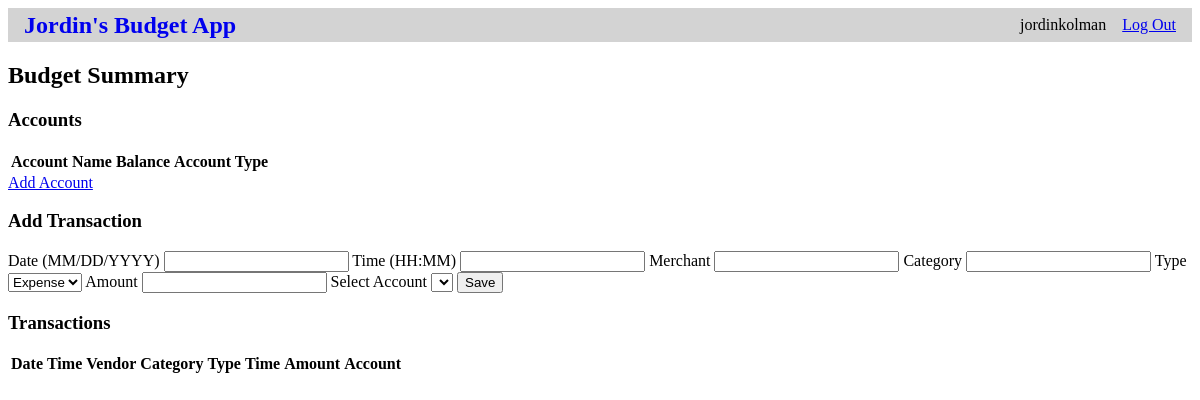
Page / (signed in) on the earlier database version.
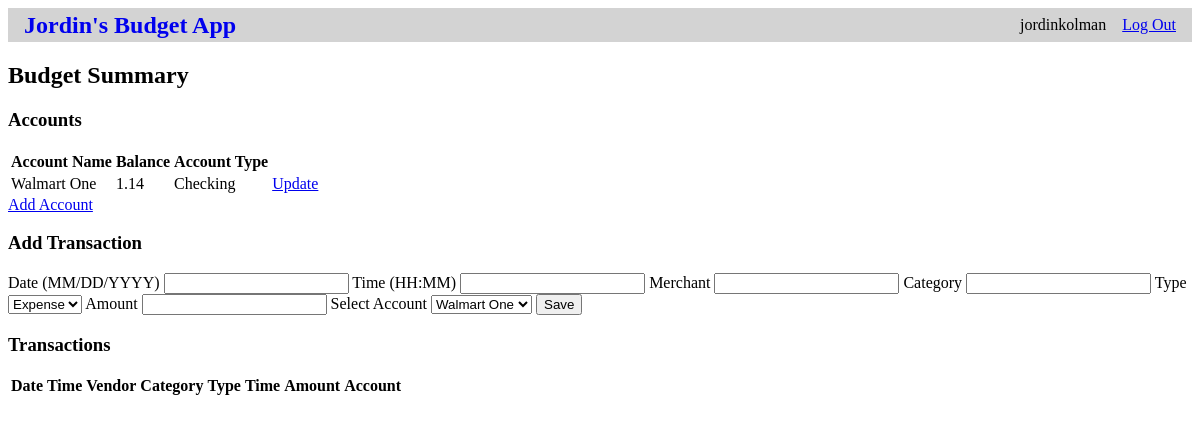
Same page on the later database version.
### tables this page shows
CREATE TABLE user (
    id INTEGER PRIMARY KEY AUTOINCREMENT,
    username TEXT UNIQUE NOT NULL,
    password TEXT NOT NULL
);

CREATE TABLE account (
    id INTEGER PRIMARY KEY AUTOINCREMENT,
    user_id INTEGER NOT NULL,
    name TEXT NOT NULL,
    balance REAL NOT NULL,
    account_type TEXT NOT NULL,
    FOREIGN KEY (user_id) REFERENCES user (id)
);

### budget_app/budget.py (the view)
@bp.route('/', methods=("GET", "POST"))
@login_required
def index():
    db = get_db()
    accounts = (db.execute(
        'SELECT id, name, balance, account_type FROM account WHERE user_id = ?',
        (g.user["id"],)
    ).fetchall())
    transactions = (db.execute(
        'SELECT date_occurred, time_occurred, v.name, c.name, ty.name, amount, a.name'
        ' FROM transactions t JOIN vendors v ON t.vendor_id = v.id'
        '  JOIN categories c ON t.category_id = c.id'
        '  JOIN types ty ON t.type_id = ty.id'
        '  JOIN account a ON t.account_id = a.id'
        '  WHERE t.user_id = ?',
        (g.user["id"],)
    ).fetchall())
    return render_template('budget/index.html', accounts=accounts, transactions=transactions)

### budget_app/auth.py (called while the page is built)
@bp.before_app_request
def load_logged_in_user():
    user_id = session.get('user_id')
    if user_id is None:
        g.user = None
    else:
        g.user = get_db().execute(
            'SELECT * FROM user WHERE id = ?', (user_id,)
        ).fetchone()

def login_required(view):
    @functools.wraps(view)
    def wrapped_view(**kwargs):
        if g.user is None:
            return redirect(url_for('auth.login'))
        return view(**kwargs)
    return wrapped_view

### budget_app/db.py (called while the page is built)
def get_db():
    if 'db' not in g:
        g.db = sqlite3.connect(
            current_app.config['DATABASE'],
            detect_types=sqlite3.PARSE_DECLTYPES
        )
        g.db.row_factory = sqlite3.Row
    return g.db

### budget_app/templates/budget/index.html (shortened to what this page needs)
{% extends 'base.html' %}
{% block header %}
    <h1>{% block title %}Budget Summary{% endblock %}</h1>
{% endblock %}
{% block content %}
    <div id="accounts">
        <h3>Accounts</h3>
        <table>
            <thead>
                <tr>
                    <th><span>Account Name</span></th>
                    <th><span>Balance</span></th>
                    <th><span>Account Type</span></th>
                </tr>
            </thead>
            <tbody>
                {% for account in accounts %}
                    <tr>
                        <td><span>{{ account['name'] }}</span></td>
                        <td><span>{{ account['balance'] }}</span></td>
                        <td><span>{{ account['account_type'] }}</span></td>
                        <td><a href='{{ account["id"] }}/update_account'>Update</a></td>
                    </tr>
                {% endfor %}
            </tbody>
        </table>
        <a href="./add_account">Add Account</a>
    </div>
    <div id="add_transaction">
        <h3>Add Transaction</h3>
        <form method="post">
            <label for="date">Date (MM/DD/YYYY)</label>
            <input name="date" id="date" value="{{ request.form['date'] }}" required>
            <label for="time">Time (HH:MM)</label>
            <input name="time" id="time" value="{{ request.form['time'] }}" required>
            <label for="vendor">Merchant</label>
            <input name="vendor" id="vendor" value="{{ request.form['vendor'] }}" required>
            <label for="category">Category</label>
            <input name="category" id="category" value="{{ request.form['category ']}}" required>
            <label for="transaction_type">Type</label>
            <select name="transaction_type" id="transaction_type" required>
                <option value="{{ request.form[transaction_type] }}" SELECTED>Expense</option>
            </select>
            <label for="amount">Amount</label>
            <input name="amount" id="amount" value="{{ request.form['amount'] }}" required>
            <label for="accounts">Select Account</label>
            <select name="accounts" id="accounts" required>
                {% for account in accounts %}
                    <option value="{{ account['name'] }}">{{ account['name'] }}</option>
                {% endfor %}
            </select>
            <input type="submit" value="Save">
        </form>
    </div>
    <div id="transactions">
        <h3>Transactions</h3>
        <table>
            <thead>
                <tr>
                    <th><span>Date</span></th>
                    <th><span>Time</span></th>
                    <th><span>Vendor</span></th>
                    <th><span>Category</span></th>
                    <th><span>Type</span></th>
                    <th><span>Time</span></th>
                    <th><span>Amount</span></th>
                    <th><span>Account</span></th>
                </tr>
            </thead>
        </table>
    </div>
{% endblock %}

### budget_app/templates/base.html (shortened to what this page needs)
<!DOCTYPE html>
<html lang="en">
<head>
    <link rel="stylesheet" href="{{ url_for('static', filename='style.css')}}">
</head>
<body>
    <nav>
        <h1><a href="./">Jordin's Budget App</a></h1>
        <ul>
            {% if g.user %}
                <li><span>{{ g.user['username'] }}</span></li>
                <li><a href="{{ url_for('auth.logout') }}">Log Out</a></li>
            {% else %}
                <li><a href="{{ url_for('auth.register') }}">Register</a></li>
                <li><a href="{{ url_for('auth.login') }}">Log In</a></li>
            {% endif %}
        </ul>
    </nav>
    <section class="content">
        <header>{% block header %}{% endblock %}</header>
        {% block content %}{% endblock %}
    </section>
</body>
</html>

### budget_app/static/style.css (style rules this page uses)
nav { background: lightgray; display: flex; align-items: center; padding: 0 0.5rem; }
nav h1 { flex: auto; margin: 0; }
nav h1 a { text-decoration: none; padding: 0.25rem 0.5rem; }
nav ul { display: flex; list-style: none; margin: 0; padding: 0; }
nav ul li a, nav ul li span, header .action { display: block; padding: 0.5rem; }

Differences in the rows shown:
added account: name "Walmart One", balance "1.14", account_type "Checking"
Other differences:
form field accounts: (not shown) → "Walmart One"
